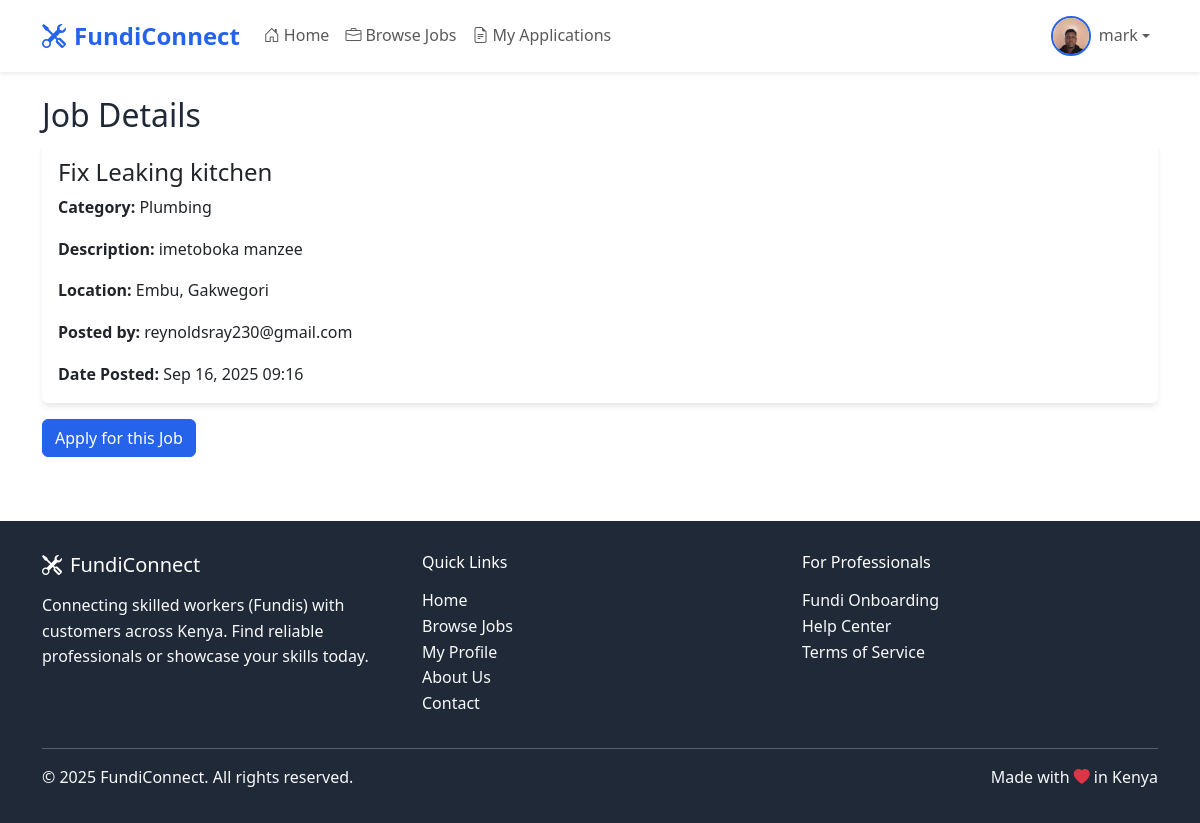
The page /job/1/ (signed in) on the database as committed earlier.
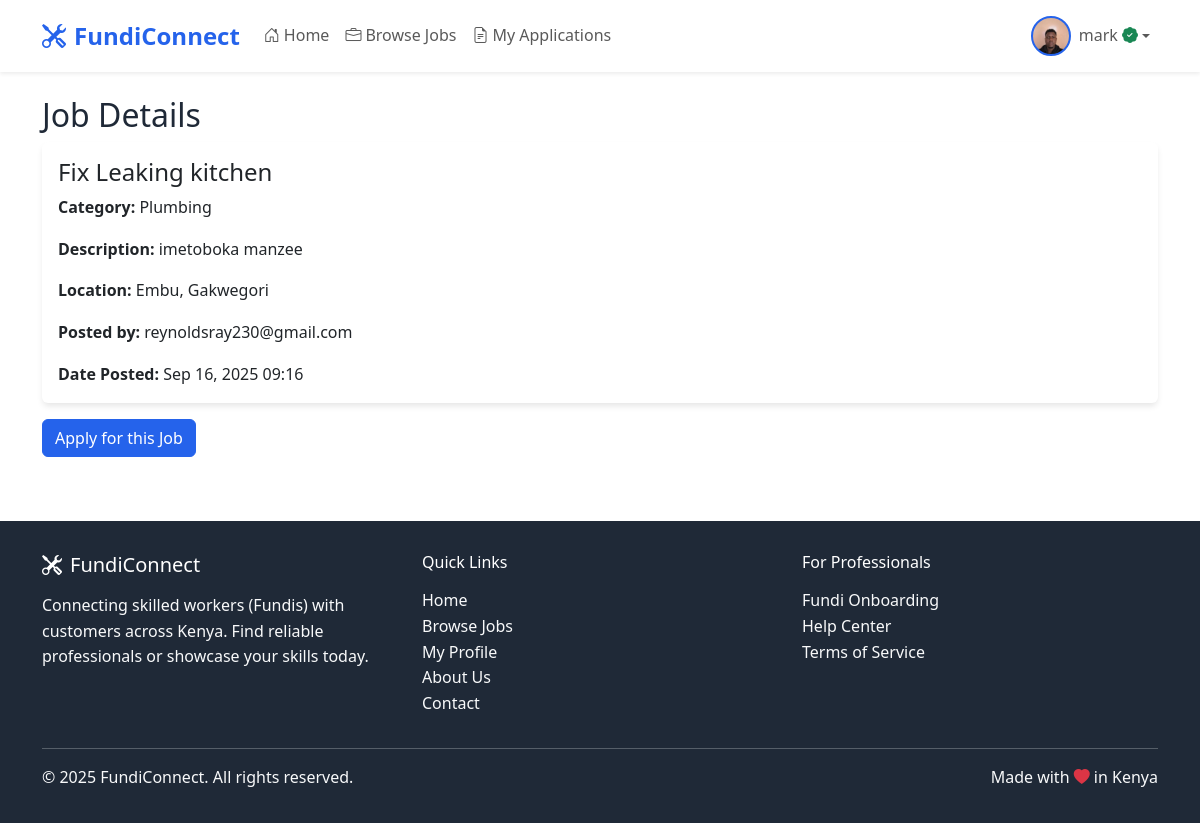
The same page on the database as committed later.
### core/views.py (the view)
# urls.py: path('job/<int:job_id>/', views.job_detail, name='job_detail'),
def job_detail(request, job_id):
    job = get_object_or_404(Job, id=job_id)
    user_has_applied = False
    if request.user.is_authenticated and request.user.role == 'fundi':
        user_has_applied = job.applications.filter(fundi=request.user).exists()
    context = {
        'job': job,
        'user_has_applied': user_has_applied,
    }
    return render(request, 'core/job_detail.html', context)

### jobs/models.py (called while the page is built)
    def __str__(self):
        return self.name

### templates/core/job_detail.html
{% extends 'base/base.html' %}
{% block content %}
<div class="container mt-4">
    <h2>Job Details</h2>
    {% if job %}
        <div class="card mb-3">
            <div class="card-body">
                <h4 class="card-title">{{ job.title }}</h4>
                <p class="card-text"><strong>Category:</strong> {{ job.category }}</p>
                <p class="card-text"><strong>Description:</strong> {{ job.description }}</p>
                <p class="card-text"><strong>Location:</strong> {{ job.location }}</p>
                <p class="card-text"><strong>Posted by:</strong> {{ job.customer.email }}</p>
                <p class="card-text"><strong>Date Posted:</strong> {{ job.created_at|date:'M d, Y H:i' }}</p>
            </div>
        </div>
        {% if user.is_authenticated and user.role == 'fundi' %}
            <a href="{% url 'jobs:apply' job.id %}" class="btn btn-primary">Apply for this Job</a>
        {% endif %}
    {% else %}
        <p>Job not found.</p>
    {% endif %}
</div>
{% endblock %}

### templates/base/base.html (shortened to what the changed rows need)
<!DOCTYPE html>
<html lang="en">
<head>
    <link href="https://cdn.jsdelivr.net/npm/bootstrap@5.3.0/dist/css/bootstrap.min.css" rel="stylesheet">
    <link href="https://cdn.jsdelivr.net/npm/bootstrap-icons@1.10.0/font/bootstrap-icons.css" rel="stylesheet">
</head>
<body>
    <nav class="navbar navbar-expand-lg navbar-light bg-white shadow-sm sticky-top">
        <div class="container">
            <div class="collapse navbar-collapse" id="navbarNav">
                <ul class="navbar-nav">
                    {% if user.is_authenticated %}
                        <li class="nav-item dropdown">
                            <a class="nav-link dropdown-toggle d-flex align-items-center" href="#" id="navbarDropdown" role="button" data-bs-toggle="dropdown">
                                {% if user.role == 'fundi' and user.fundi_profile and user.fundi_profile.profile_photo %}
                                    <img src="{{ user.fundi_profile.profile_photo.url }}" class="profile-avatar me-2" style="object-fit:cover; width:40px; height:40px; border-radius:50%; border:2px solid #2563eb;" alt="Avatar">
                                {% elif user.role == 'customer' and user.profile_photo %}
                                    <img src="{{ user.profile_photo.url }}" class="profile-avatar me-2" style="object-fit:cover; width:40px; height:40px; border-radius:50%; border:2px solid #2563eb;" alt="Avatar">
                                {% else %}
                                    <div class="profile-avatar me-2">
                                        {{ user.first_name.0|default:user.email.0|upper }}
                                    </div>
                                {% endif %}
                                {{ user.first_name|default:user.email }}
                                {% if user.role == 'fundi' and user.is_verified %}
                                    <i class="bi bi-patch-check-fill text-success ms-1"></i>
                                {% endif %}
                            </a>
                        </li>
                    {% endif %}
                </ul>
            </div>
        </div>
    </nav>
    <main>
        {% block content %}{% endblock %}
    </main>
</body>
</html>

Rows that differ between the two databases and show on the page:
changed User "mark": is_verified False → True (drawn)
